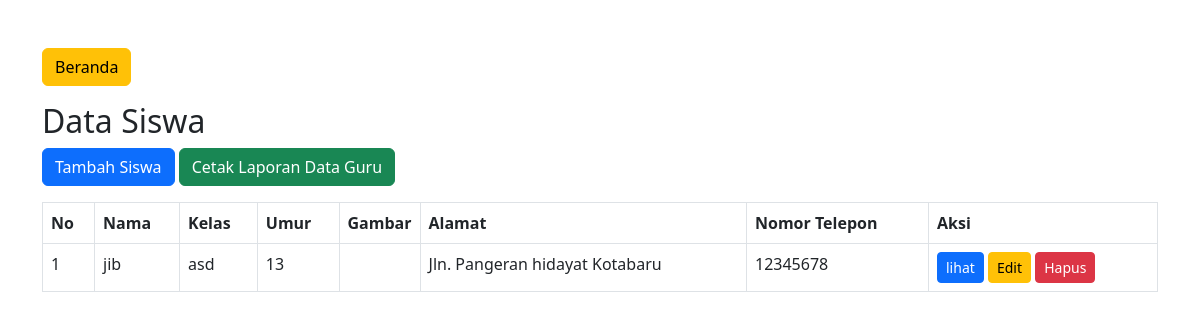
The page /admin/siswa/index.php (signed in) on the database its author committed.
### tables this page shows
CREATE TABLE `siswa` (
  `id` int(11) NOT NULL,
  `nama` varchar(100) NOT NULL,
  `kelas` varchar(20) NOT NULL,
  `umur` int(11) NOT NULL,
  `gambar` varchar(255) DEFAULT NULL,
  `alamat` varchar(255) DEFAULT NULL,
  `nomor_telepon` varchar(15) DEFAULT NULL,
  `email` varchar(255) DEFAULT NULL,
  `tanggal_lahir` date DEFAULT NULL,
  `jenis_kelamin` varchar(10) DEFAULT NULL,
  `hobi` text DEFAULT NULL,
  `kewarganegaraan` varchar(50) DEFAULT NULL,
  `agama` varchar(20) DEFAULT NULL
);

### admin/siswa/index.php (the view, shortened to what this page needs)
<?php
include '../koneksi.php';
$result = $koneksi->query("SELECT * FROM siswa ORDER BY id DESC");
?>
<!DOCTYPE html>
<html lang="en">
<head>
    <link rel="stylesheet" href="https://cdn.jsdelivr.net/npm/bootstrap@5.3.0/dist/css/bootstrap.min.css">
</head>
<body>
    <div class="container mt-5">
        <a href="../index.php" class="btn btn-warning mb-3">Beranda</a>
        <h2>Data Siswa</h2>
        <a href="tambah.php" class="btn btn-primary mb-3">Tambah Siswa</a>
        <a target="_blank" href="laporan.php" class="btn btn-success mb-3">
            Cetak Laporan Data Guru
        </a>
        <table class="table table-bordered">
            <thead>
                <tr>
                    <th>No</th>
                    <th>Nama</th>
                    <th>Kelas</th>
                    <th>Umur</th>
                    <th>Gambar</th>
                    <th>Alamat</th>
                    <th>Nomor Telepon</th>
                    <th>Aksi</th>
                </tr>
            </thead>
            <tbody>
                <?php $urutan = 1 ?>
                <?php while ($row = $result->fetch_assoc()) : ?>
                    <tr>
                        <td><?= $urutan++ ?></td>
                        <td><?= $row['nama'] ?></td>
                        <td><?= $row['kelas'] ?></td>
                        <td><?= $row['umur'] ?></td>
                        <td style="width: 50px;"><img src="uploads/<?= $row['gambar'] ?>" style="width: 50px;" alt=""></td>
                        <td><?= $row['alamat'] ?></td>
                        <td><?= $row['nomor_telepon'] ?></td>
                        <td>
                            <a href="lihat.php?id=<?= $row['id'] ?>" class="btn btn-primary btn-sm">lihat</a>
                            <a href="edit.php?id=<?= $row['id'] ?>" class="btn btn-warning btn-sm">Edit</a>
                            <a href="hapus.php?id=<?= $row['id'] ?>" class="btn btn-danger btn-sm">Hapus</a>
                        </td>
                    </tr>
                <?php endwhile; ?>
            </tbody>
        </table>
    </div>
</body>
</html>

### rows shown on the page
siswa: nama "jib", kelas "asd", umur "13", alamat "Jln. Pangeran hidayat Kotabaru", nomor_telepon "12345678"
